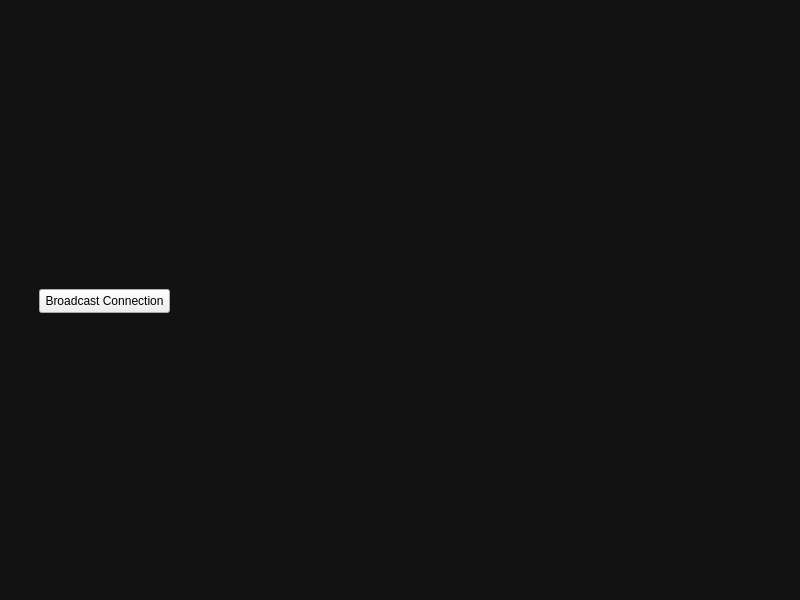
<?xml version="1.0" encoding="UTF-8"?>
<ui version="4.0">
 <class>MainWindow</class>
 <widget class="QMainWindow" name="MainWindow">
  <property name="geometry">
   <rect>
    <x>0</x>
    <y>0</y>
    <width>800</width>
    <height>600</height>
   </rect>
  </property>
  <property name="windowTitle">
   <string>MainWindow</string>
  </property>
  <widget class="QWidget" name="centralwidget">
   <property name="styleSheet">
    <string notr="true">#centralwidget {
background-color: #121212;
}</string>
   </property>
   <layout class="QHBoxLayout" name="horizontalLayout">
    <item>
     <widget class="QStackedWidget" name="mainBody">
      <property name="currentIndex">
       <number>0</number>
      </property>
      <widget class="QWidget" name="connectionPage">
       <widget class="QPushButton" name="broadcastButton">
        <property name="geometry">
         <rect>
          <x>30</x>
          <y>280</y>
          <width>131</width>
          <height>24</height>
         </rect>
        </property>
        <property name="text">
         <string>Broadcast Connection</string>
        </property>
       </widget>
      </widget>
      <widget class="QWidget" name="buttonContainer"/>
     </widget>
    </item>
   </layout>
  </widget>
 </widget>
 <resources/>
 <connections/>
</ui>
